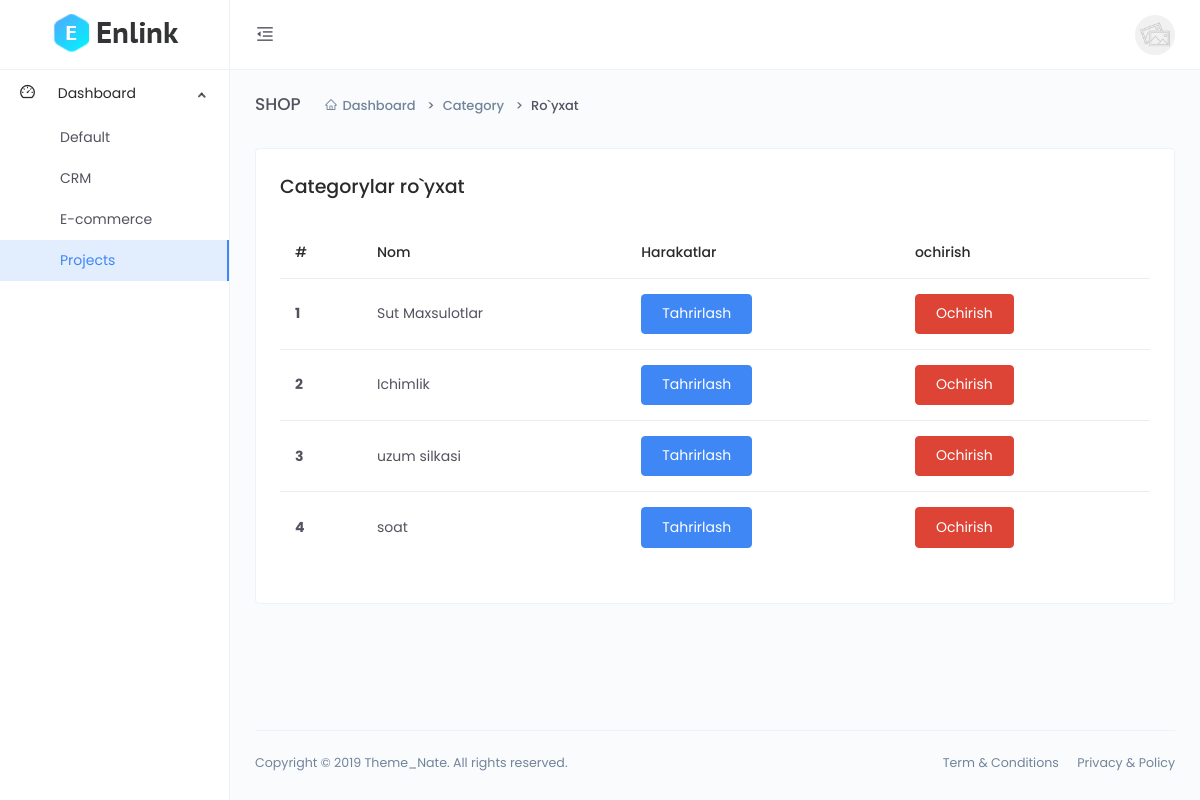
The page /dashboard/category-list on the database its author committed.
### main/models.py (models this page shows)
class Category(models.Model):
    name = models.CharField(max_length=255, unique=True)

### main/dashboard/views.py (the view)
# urls.py: path('category-list', views.category_list, name='category_list'),
def category_list(request):
        queryset = models.Category.objects.all()
        context = {
            'queryset':queryset
            }
        return render(request, 'dashboard/category/list.html', context)

### templates/dashboard/category/list.html (shortened to what this page needs)
{% extends 'dashboard/base.html' %}
{% block content %}
<div class="main-content">
    <div class="page-header">
        <h2 class="header-title">SHOP</h2>
        <div class="header-sub-title">
            <nav class="breadcrumb breadcrumb-dash">
                <a href="#" class="breadcrumb-item"><i class="anticon anticon-home m-r-5"></i>Dashboard</a>
                <a class="breadcrumb-item" href="#">Category</a>
                <span class="breadcrumb-item active">Ro`yxat</span>
            </nav>
        </div>
    </div>
    <div class="card">
        <div class="card-body">
            <h4>Categorylar ro`yxat</h4>
            <div class="m-t-25">
                <div class="table-responsive">
                    <table class="table">
                        <thead>
                            <tr>
                                <th scope="col">#</th>
                                <th scope="col">Nom</th>
                                <th scope="col">Harakatlar</th>
                                <th scope="col">ochirish</th>
                            </tr>
                        </thead>
                        <tbody>
                            {% for q in queryset %}
                            <tr>
                                <th scope="row">{{forloop.counter}}</th>
                                <td>{{q.name}}</td>
                                <td><button type="button" class="btn btn-primary" data-toggle="modal" data-target="#exampleModalCenter{{forloop.counter}}">
                                    Tahrirlash
                                </button></td>
                                <td><button type="button" class="btn btn-danger" data-toggle="modal" data-target="#deleteModalCenter{{forloop.counter}}">
                                    Ochirish
                                </button></td>
                            </tr>
                            {% endfor %}
                        </tbody>
                    </table>
                </div>
            </div>
        </div>
    </div>
</div>
{% endblock %}

### rows shown on the page
Category: name "Sut Maxsulotlar"
Category: name "Ichimlik"
Category: name "uzum silkasi"
Category: name "soat"
